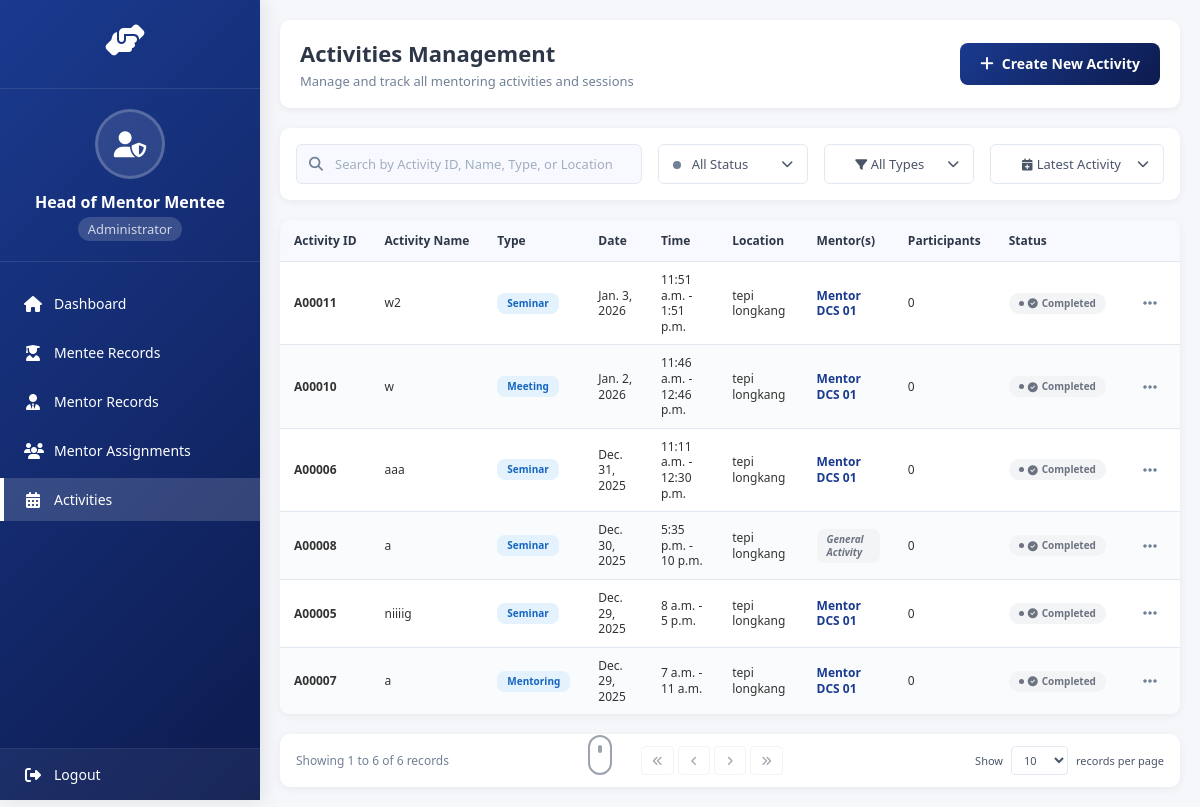
Screenshot of /mmms/head/activities/ (signed in) with the database file from the repository.
### system/models.py (models this page shows, shortened)
class Activity(models.Model):
    ACTIVITY_TYPES = (
        ('mentoring', 'Mentoring Session'),
        ('workshop', 'Workshop'),
        ('seminar', 'Seminar'),
        ('meeting', 'Meeting'),
        ('other', 'Other'),
    )
    ActivityID = models.CharField(max_length=20, primary_key=True)
    ActivityName = models.CharField(max_length=200)
    ActivityType = models.CharField(max_length=20, choices=ACTIVITY_TYPES)
    Description = models.TextField(blank=True)
    Date = models.DateField()
    StartTime = models.TimeField()
    EndTime = models.TimeField()
    Location = models.CharField(max_length=200)
    CreatedBy = models.ForeignKey(settings.AUTH_USER_MODEL, on_delete=models.CASCADE)
    CreatedAt = models.DateTimeField(auto_now_add=True)
    IsMentoringSession = models.BooleanField(default=False)
    PrimaryMentor = models.ForeignKey('Mentor', on_delete=models.CASCADE, null=True, blank=True,
                                     related_name='primary_activities')
    AdditionalMentors = models.ManyToManyField('Mentor', blank=True,
                                              related_name='additional_activities')
    Attendees = models.ManyToManyField(Mentee, through='Attendance')
    @property
    def Mentor(self):
        return self.PrimaryMentor

class Mentor(models.Model):
    user = models.OneToOneField(settings.AUTH_USER_MODEL, on_delete=models.CASCADE)
    profile_picture = models.ImageField(upload_to='mentor_profile_pictures/', null=True, blank=True)
    MentorID = models.CharField(max_length=12, primary_key=True)
    MentorName = models.CharField(max_length=100)
    MentorEmail = models.EmailField()
    MentorPhone = models.CharField(max_length=15)
    MentorIC = models.CharField(max_length=15)
    MentorAddress = models.CharField(max_length=255)
    MentorPostcode = models.CharField(max_length=10)
    MentorCity = models.CharField(max_length=50)
    MentorState = models.CharField(max_length=50)
    MentorRace = models.CharField(max_length=50)
    MentorReligion = models.CharField(max_length=50)
    MentorDepartment = models.CharField(max_length=100)
    MaxMentees = models.IntegerField(default=20)
    CurrentMentees = models.IntegerField(default=0)
    MentorJoinDate = models.DateField()

### system/views.py (the view, shortened to what this page needs)
# urls.py: path('head/activities/', views.mentor_mentee_activities, name='mentor_mentee_activities'),
@login_required
def mentor_mentee_activities(request):
    if request.user.role != 'head':
        messages.error(request, 'Access denied. Head role required.')
        return redirect('homepage')
    activities = Activity.objects.all().order_by('-Date', 'StartTime')
    search_query = request.GET.get('search', '')
    total_activities = activities.count()
    today = timezone.now().date()
    upcoming_activities = activities.filter(Date__gt=today).count()
    ongoing_activities = activities.filter(Date=today).count()
    past_activities = activities.filter(Date__lt=today).count()
    total_participants = 0
    for activity in activities:
        total_participants += activity.attendance_set.count()  # Changed from attendance to attendance_set
    context = {
        'activities': activities,
        'search_query': search_query,
        'total_activities': total_activities,
        'upcoming_activities': upcoming_activities,
        'ongoing_activities': ongoing_activities,
        'past_activities': past_activities,
        'total_participants': total_participants,
        'current_month': timezone.now().strftime('%B %Y'),
    }
    return render(request, 'mentor_mentee_activities.html', context)

### system/templates/mentor_mentee_activities.html (shortened to what this page needs)
<!DOCTYPE html>
<html lang="en">
<head>
    <link rel="stylesheet" href="https://cdnjs.cloudflare.com/ajax/libs/font-awesome/6.4.0/css/all.min.css">
</head>
<body>
    <div class="sidebar">
        <div class="logo-section">
            <div class="logo">
                <i class="fas fa-hands-helping"></i>
            </div>
        </div>
        <div class="user-info">
            <div class="user-avatar">
                <i class="fas fa-user-shield"></i>
            </div>
            <div class="user-name">Head of Mentor Mentee</div>
            <div class="user-role">Administrator</div>
        </div>
        <ul class="nav-menu">
            <li class="nav-item">
                <a href="{% url 'head_homepage' %}" class="nav-link">
                    <i class="fas fa-home"></i>
                    <span class="nav-text">Dashboard</span>
                </a>
            </li>
            <li class="nav-item">
                <a href="{% url 'manage_mentees' %}" class="nav-link">
                    <i class="fas fa-user-graduate"></i>
                    <span class="nav-text">Mentee Records</span>
                </a>
            </li>
            <li class="nav-item">
                <a href="{% url 'manage_mentors' %}" class="nav-link">
                    <i class="fas fa-user-tie"></i>
                    <span class="nav-text">Mentor Records</span>
                </a>
            </li>
            <li class="nav-item">
                <a href="{% url 'mentor_assignments' %}" class="nav-link">
                    <i class="fas fa-users"></i>
                    <span class="nav-text">Mentor Assignments</span>
                </a>
            </li>
            <li class="nav-item">
                <a href="{% url 'mentor_mentee_activities' %}" class="nav-link active">
                    <i class="fas fa-calendar-alt"></i>
                    <span class="nav-text">Activities</span>
                </a>
            </li>
        </ul>
        <div class="sidebar-footer">
            <div class="nav-item logout-item">
                <a href="{% url 'logout' %}" class="logout-link">
                    <i class="fas fa-sign-out-alt"></i>
                    <span class="nav-text">Logout</span>
                </a>
            </div>
        </div>
    </div>
    <div class="main-content">
        <div class="content-header">
            <div>
                <h1>Activities Management</h1>
                <p>Manage and track all mentoring activities and sessions</p>
            </div>
            <div class="profile-section">
                <a href="{% url 'create_activity' %}" class="btn btn-success">
                    <i class="fas fa-plus"></i>
                    Create New Activity
                </a>
            </div>
        </div>
        <div class="controls">
            <div class="search-container">
                <i class="fas fa-search"></i>
                <input type="text" class="search-input" id="searchInput"
                    placeholder="Search by Activity ID, Name, Type, or Location" value="{{ search_query }}"
                    onkeyup="filterActivities()">
            </div>
            <div class="status-filter-dropdown" id="statusFilterDropdown">
                <button class="status-dropdown-toggle" id="statusDropdownToggle" onclick="toggleStatusDropdown(event)">
                    <span id="currentStatusLabel">
                        <span class="status-indicator all"></span>
                        All Status
                    </span>
                    <i class="fas fa-chevron-down"></i>
                </button>
            </div>
            <div class="type-filter-dropdown" id="typeFilterDropdown">
                <button class="type-dropdown-toggle" id="typeDropdownToggle" onclick="toggleTypeDropdown(event)">
                    <span id="currentTypeLabel">
                        <i class="fas fa-filter"></i>
                        All Types
                    </span>
                    <i class="fas fa-chevron-down"></i>
                </button>
            </div>
            <div class="sort-filter-dropdown" id="sortFilterDropdown">
                <button class="sort-dropdown-toggle" id="sortDropdownToggle" onclick="toggleSortDropdown(event)">
                    <span id="currentSortLabel">
                        <i class="fas fa-calendar-plus"></i>
                        Latest Activity
                    </span>
                    <i class="fas fa-chevron-down"></i>
                </button>
            </div>
        </div>
        {% if activities %}
        {% now "Y-m-d" as current_date %}
        <div class="activities-table-container">
            <table class="activities-table" id="activitiesTable">
                <thead>
                    <tr>
                        <th>Activity ID</th>
                        <th>Activity Name</th>
                        <th>Type</th>
                        <th>Date</th>
                        <th>Time</th>
                        <th>Location</th>
                        <th>Mentor(s)</th>
                        <th>Participants</th>
                        <th>Status</th>
                        <th></th>
                    </tr>
                </thead>
                <tbody id="activitiesTableBody">
                    {% for activity in activities %}
                    <tr class="activity-row"
                        data-status="{% if activity.Date|date:'Y-m-d' > current_date %}upcoming{% elif activity.Date|date:'Y-m-d' == current_date %}ongoing{% else %}completed{% endif %}"
                        data-type="{{ activity.ActivityType|lower }}"
                        data-date="{{ activity.Date|date:'Y-m-d' }}"
                        data-time="{{ activity.StartTime|time:'H:i' }}"
                        data-name="{{ activity.ActivityName }}"
                        data-id="{{ activity.ActivityID }}"
                        data-view-url="{% url 'view_activity' activity.ActivityID %}">
                        <td><strong>{{ activity.ActivityID }}</strong></td>
                        <td>{{ activity.ActivityName }}</td>
                        <td>
                            <span class="activity-type-badge">{{ activity.ActivityType|title }}</span>
                        </td>
                        <td>{{ activity.Date }}</td>
                        <td>{{ activity.StartTime }} - {{ activity.EndTime }}</td>
                        <td>{{ activity.Location }}</td>
                        <td>
                            <div class="mentor-display">
                                {% if activity.Mentor %}
                                <div class="primary-mentor">
                                    {{ activity.Mentor.MentorName }}
                                </div>
                                {% else %}
                                <span class="general-activity-badge">General Activity</span>
                                {% endif %}
                            </div>
                        </td>
                        <td>{{ activity.attendance_set.count }}</td>
                        <td>
                            {% if activity.Date|date:"Y-m-d" > current_date %}
                            <span class="status-upcoming">
                                <i class="fas fa-clock"></i>
                                Upcoming
                            </span>
                            {% elif activity.Date|date:"Y-m-d" == current_date %}
                            <span class="status-ongoing">
                                <i class="fas fa-play-circle"></i>
                                Today
                            </span>
                            {% else %}
                            <span class="status-completed">
                                <i class="fas fa-check-circle"></i>
                                Completed
                            </span>
                            {% endif %}
                        </td>
                        <td>
                            <div class="dropdown" id="dropdown-{{ activity.ActivityID }}">
                                <button class="dropdown-toggle" type="button"
                                    onclick="toggleDropdown('{{ activity.ActivityID }}', event)">
                                    <i class="fas fa-ellipsis-h"></i>
                                </button>
                            </div>
                        </td>
                    </tr>
                    {% endfor %}
                </tbody>
            </table>
        </div>
        <div class="pagination-container">
            <div class="pagination-info" id="paginationInfo">
            </div>
            <div class="pagination">
                {% if activities.has_previous %}
                <button class="page-btn" onclick="goToPage(1)">
                    <i class="fas fa-angle-double-left"></i>
                </button>
                <button class="page-btn" onclick="goToPage({{ activities.previous_page_number }})">
                    <i class="fas fa-angle-left"></i>
                </button>
                {% else %}
                <button class="page-btn" disabled>
                    <i class="fas fa-angle-double-left"></i>
                </button>
                <button class="page-btn" disabled>
                    <i class="fas fa-angle-left"></i>
                </button>
                {% endif %}
                {% if activities.has_next %}
                <button class="page-btn" onclick="goToPage({{ activities.next_page_number }})">
                    <i class="fas fa-angle-right"></i>
                </button>
                <button class="page-btn" onclick="goToPage({{ activities.paginator.num_pages }})">
                    <i class="fas fa-angle-double-right"></i>
                </button>
                {% else %}
                <button class="page-btn" disabled>
                    <i class="fas fa-angle-right"></i>
                </button>
                <button class="page-btn" disabled>
                    <i class="fas fa-angle-double-right"></i>
                </button>
                {% endif %}
            </div>
            <div class="records-per-page">
                <span>Show</span>
                <select id="recordsPerPage" onchange="changeRecordsPerPage(this.value)">
                    <option value="10" {% if per_page == 10 %}selected{% endif %}>10</option>
                </select>
                <span>records per page</span>
            </div>
        </div>
        {% endif %}
    </div>
</body>
</html>

### rows the page displays
Activity: ActivityID "A00011", ActivityName "w2", ActivityType "Seminar", Date "Jan. 3, 2026", StartTime "11:51 a.m.", EndTime "1:51 p.m.", Location "tepi longkang", Mentor.MentorName "Mentor DCS 01", attendance_set.count "0", shows "Completed"
Activity: ActivityID "A00010", ActivityName "w", ActivityType "Meeting", Date "Jan. 2, 2026", StartTime "11:46 a.m.", EndTime "12:46 p.m.", Location "tepi longkang", Mentor.MentorName "Mentor DCS 01", attendance_set.count "0", shows "Completed"
Activity: ActivityID "A00006", ActivityName "aaa", ActivityType "Seminar", Date "Dec. 31, 2025", StartTime "11:11 a.m.", EndTime "12:30 p.m.", Location "tepi longkang", Mentor.MentorName "Mentor DCS 01", attendance_set.count "0", shows "Completed"
Activity: ActivityID "A00008", ActivityName "a", ActivityType "Seminar", Date "Dec. 30, 2025", StartTime "5:35 p.m.", EndTime "10 p.m.", Location "tepi longkang", shows "General Activity", attendance_set.count "0", shows "Completed"
Activity: ActivityID "A00007", ActivityName "a", ActivityType "Mentoring", Date "Dec. 29, 2025", StartTime "7 a.m.", EndTime "11 a.m.", Location "tepi longkang", Mentor.MentorName "Mentor DCS 01", attendance_set.count "0", shows "Completed"
Activity: ActivityID "A00005", ActivityName "niiiig", ActivityType "Seminar", Date "Dec. 29, 2025", StartTime "8 a.m.", EndTime "5 p.m.", Location "tepi longkang", Mentor.MentorName "Mentor DCS 01", attendance_set.count "0", shows "Completed"
